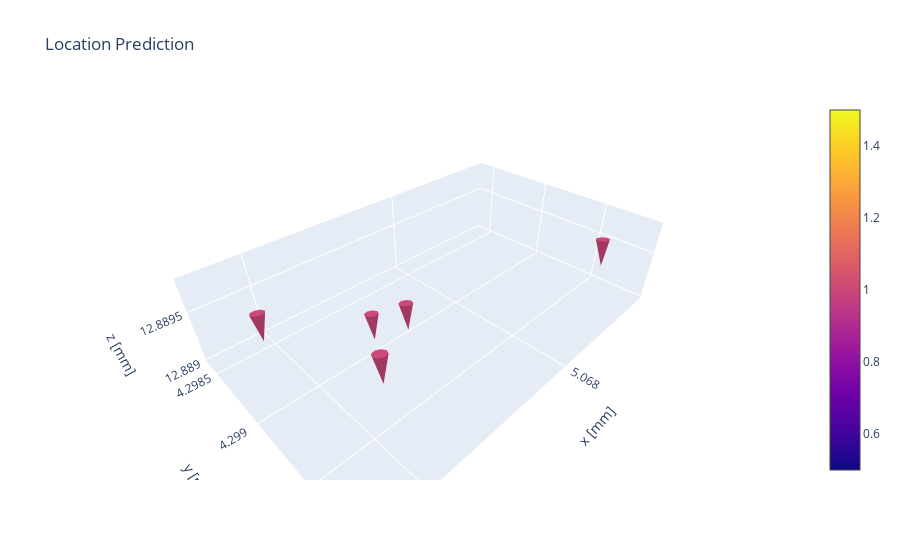

The code cell stored with this chart in its notebook:
### Code cell
size = 2

measured = go.Cone(x=locpred[:,0], y=locpred[:,1], z=locpred[:,2], u=anglepred[:,0], v=anglepred[:,1], w=anglepred[:,2], 
                             sizemode="absolute", sizeref=size, )

#calculated = go.Cone(x=locact[:,0], y=locact[:,1], z=locact[:,2], u=actang[:,0], v=actang[:,1], w=actang[:,2], 
#                             sizemode="absolute", sizeref=size, colorscale=[(0, 'blue'), (1, 'blue')])

layout = go.Layout(title='Location Prediction', scene=dict(aspectmode='data', xaxis_title='x [mm]', yaxis_title='y [mm]', zaxis_title='z [mm]'))

fig = go.Figure(data=[measured], layout=layout)

fig.show()

### Figure 1 — Plotly figure (JSON) as saved in the notebook; plotly's stock layout.template omitted (floating-point values rounded to 4 significant figures)
{"data": [{"sizemode": "absolute", "sizeref": 2, "type": "cone", "u": [0.06877, 0.06884, 0.06898, 0.06881, 0.06869], "v": [0.1349, 0.1349, 0.1348, 0.1349, 0.135], "w": [-0.9885, -0.9885, -0.9885, -0.9885, -0.9885], "x": [5.068, 5.069, 5.067, 5.069, 5.069], "y": [4.299, 4.299, 4.3, 4.299, 4.299], "z": [12.89, 12.89, 12.89, 12.89, 12.89]}], "layout": {"scene": {"aspectmode": "data", "xaxis": {"title": {"text": "x [mm]"}}, "yaxis": {"title": {"text": "y [mm]"}}, "zaxis": {"title": {"text": "z [mm]"}}}, "title": {"text": "Location Prediction"}}}
